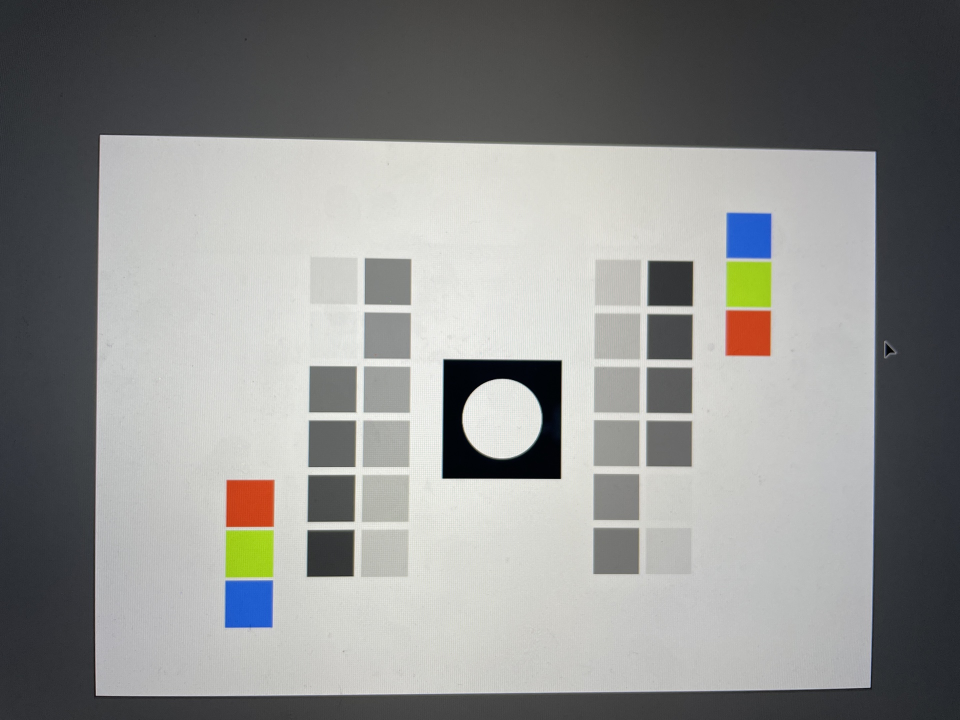
#> input picture filters/test.jpg, 1920 x 1440 px, found by its file name (shown at 1/2 size)
$ python fast_feature_detector.py   (older library calls are emulated)
#> lines starting #> are read from the running program, lines starting #| are printed output that depends on the picture; after the words box and inside, x2 and y2 are one past the last pixel; in counts of white or black regions, pixels touching at a corner belong together
### utils.py
import numpy as np
import cv2
import cv2 as cv
import matplotlib.pyplot as plt
import math
from pathlib import Path
from sklearn.cross_decomposition import PLSRegression

from config import WIDTH, HEIGHT

font = cv2.FONT_HERSHEY_SIMPLEX


def convert_to_grayscale(image):
    return cv2.cvtColor(image, cv2.COLOR_BGR2GRAY)


def apply_threshold(image, low=127, high=255, mode=cv2.THRESH_BINARY_INV):
    return cv2.threshold(image, low, high, mode)


# [11 lines left out: function resize, not called in this run]


def pad(image, size=32, background=[255, 255, 255]):
    return cv2.copyMakeBorder(
        image.copy(), size, size, size, size, cv2.BORDER_CONSTANT, value=WHITE)


# [84 lines left out: functions median_blur, apply_opening, apply_closing, run_split_visualizer, run_visualizer, calibrate_threshold, not called in this run]


def plot(images, nrows=1, ncols=2, figsize=(16, 6), titles=None):
    fig, ax = plt.subplots(nrows=nrows, ncols=ncols, figsize=figsize)
    axes = [ax] if nrows * ncols == 1 else ax.ravel()
    fig.patch.set_visible(False)
    for i in range(nrows * ncols):
        axes[i].axis('off')
    for i in range(len(images)):
        axes[i].imshow(cv2.cvtColor(images[i], cv2.COLOR_BGR2RGB))
    if titles is not None:
        for i in range(len(titles)):
            axes[i].title.set_text(titles[i])
    fig.tight_layout(pad=0.)
    plt.show()


# [133 lines left out: functions run_orb, run_sift, drawKeyPts, not called in this run]


def sort_contours(contours, base=50):
    return NotImplementedError


# [238 lines left out: functions extract_fast_features, remove_noise_before_keypoint_detecton, angle_cos, extract_all_points, get_color_calibration_model, extract_filter and 1 more, not called in this run]

### deprecated/fast_feature_detector.py
import numpy as np
import cv2
import cv2 as cv
from config import reference, target
from utils import plot
import matplotlib.pyplot as plt

img1 = cv.imread("filters/test.jpg")
#> img1 is the input picture: shape (1440, 1920, 3); mean B, G, R 140.6, 142.1, 141.3
img2 = cv.imread(reference)
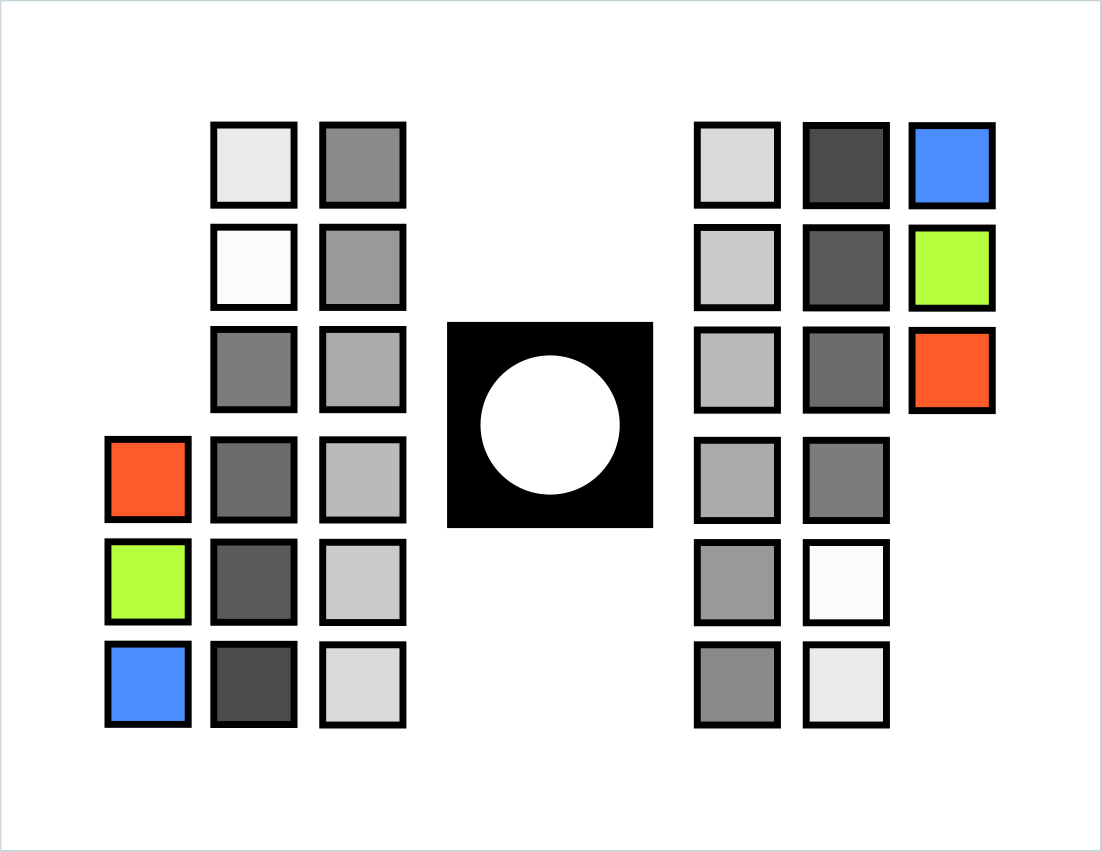
#> input picture app/data/RC_RGB_v1.2.4.jpg, 3304 x 2554 px, found by its file name (shown at 1/3 size)
#> img2 is the input picture: shape (2554, 3304, 3); mean B, G, R 211.9, 213.3, 213.5
# img2 = cv.imread(target)

WHITE = [255,255,255]
img1 = cv2.copyMakeBorder(img1.copy(),32,32,32,32,cv2.BORDER_CONSTANT,value=WHITE)
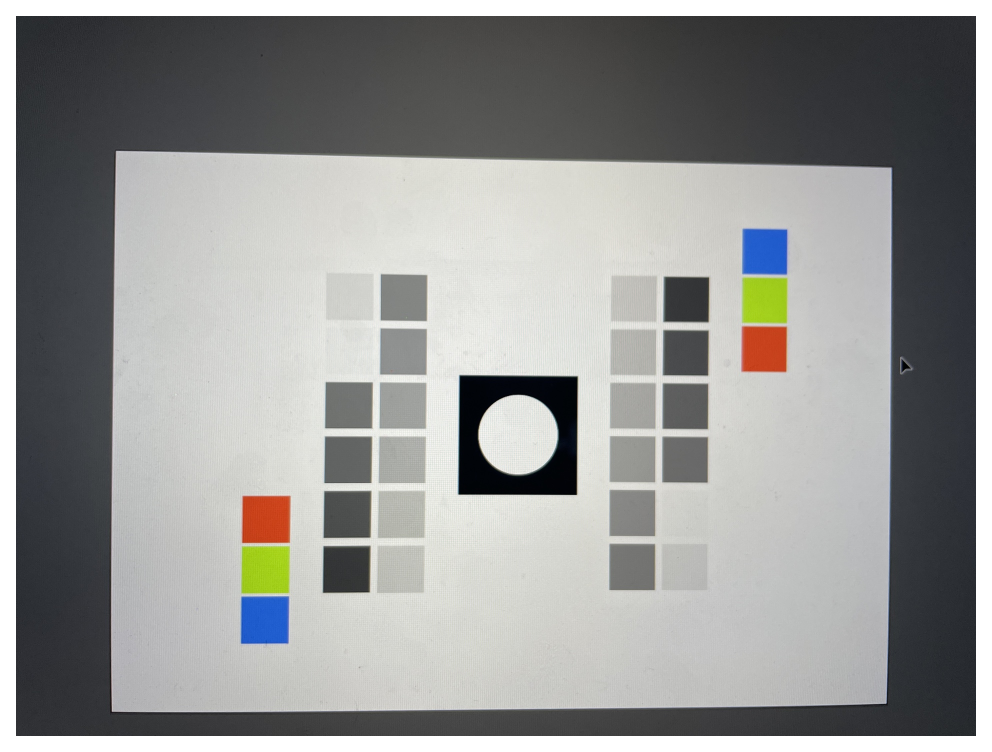
#> img1: shape (1504, 1984, 3) (shown at 1/2 size); mean B, G, R 149, 150.4, 149.7

# Too much noise - apply median blur
# Median blur helps eliminate salt and pepper noise - and also preserves edges
# img1 = cv.medianBlur(img1, 7)
# img2 = cv.medianBlur(img2, 7)

# Make image black and white - apply a low threshold
grayImage = cv2.cvtColor(img1, cv2.COLOR_BGR2GRAY)
# (thresh, blackAndWhiteImage) = cv2.threshold(grayImage, 127, 255, cv2.THRESH_BINARY)
(thresh, blackAndWhiteImage) = cv2.threshold(grayImage, 192, 255, cv2.THRESH_BINARY_INV)
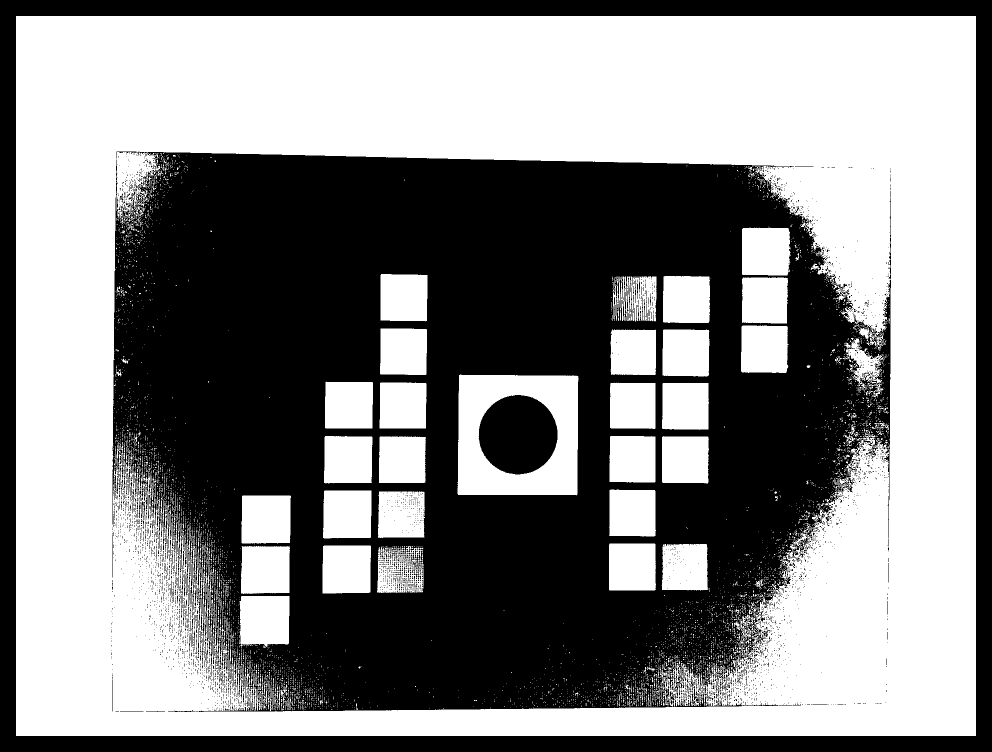
#> blackAndWhiteImage: shape (1504, 1984) (shown at 1/2 size); 53.2% white; 3525 black regions (3367 under 20 px), largest, box (x1, y1, x2, y2) and area: (224, 303, 1782, 1424) 1138696, (0, 0, 1984, 1504) 219136, (957, 790, 1115, 949) 19603

kernel = cv2.getStructuringElement(cv2.MORPH_RECT,(20,20))
blackAndWhiteImage = cv2.morphologyEx(blackAndWhiteImage, cv2.MORPH_OPEN, kernel, iterations=4)
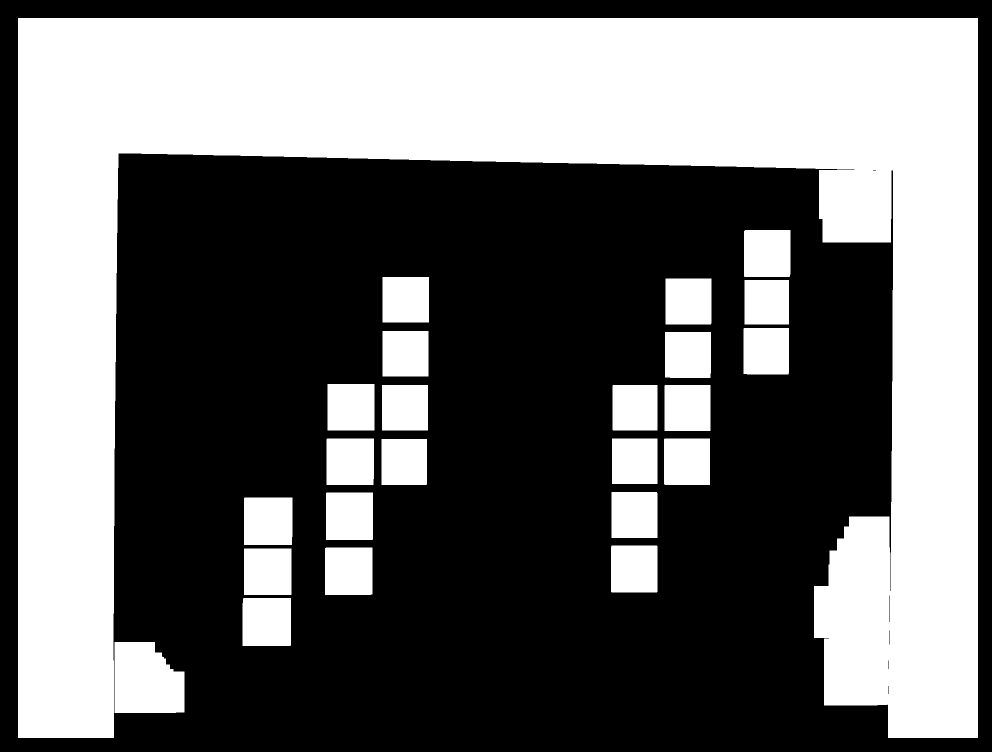
#> blackAndWhiteImage: shape (1504, 1984) (shown at 1/2 size); 41.9% white; 24 white regions

contours, hierarchy  = cv2.findContours(blackAndWhiteImage, cv2.RETR_EXTERNAL, cv2.CHAIN_APPROX_SIMPLE)
#> contours = 24 contours; largest, box (x1, y1, x2, y2) and area: (36, 36, 1956, 1476) 1039960, (229, 1284, 369, 1426) 17005, (485, 1196, 582, 1292) 9110, (488, 995, 585, 1090) 9008, (650, 1095, 745, 1190) 8832
print(contours, hierarchy)
#> (printed output is left out)
# blackAndWhiteImage = cv2.drawContours(blackAndWhiteImage, [max(contours, key = cv2.contourArea)], -1, (0,255,75), -1)

blackAndWhiteImage = cv2.cvtColor(blackAndWhiteImage, cv2.COLOR_BGR2RGB)
#> blackAndWhiteImage: shape (1504, 1984, 3); 41.9% white; 24 white regions, largest, box (x1, y1, x2, y2) and area: (36, 36, 1956, 1476) 1044869, (229, 1284, 369, 1426) 17282, (485, 1196, 582, 1292) 9300

plt.imshow(blackAndWhiteImage)
plt.show(block=True)


fast = cv.FastFeatureDetector_create()
fast.setNonmaxSuppression(False)
fast.setThreshold(32)

import matplotlib.pyplot as plt

def drawKeyPts(im,keyp,col,th):
    for curKey in keyp:
        x=np.int(curKey.pt[0])
        y=np.int(curKey.pt[1])
        size = np.int(curKey.size)
        cv.circle(im,(x,y),size, col,thickness=th, lineType=8, shift=0)
    plt.imshow(im)
    return im


kp = fast.detect(blackAndWhiteImage,None)
#> kp = 778 keypoints; strongest (x, y, size): (36, 36, 7), (37, 36, 7), (38, 36, 7), (1953, 36, 7)
# img1_with_keypoints = cv.drawKeypoints(blackAndWhiteImage, kp, np.array([]), color=(255,0,255))
imWithCircles = drawKeyPts(img1.copy(),kp,(0,0,255),15)
#> the loop in drawKeyPts, `for curKey in keyp:` made 778 passes
#> (curKey, x, y) on passes 1 to 3: (keypoint at (36, 36), size 7, 36, 36), (keypoint at (37, 36), size 7, 37, 36), (keypoint at (38, 36), size 7, 38, 36)
#> after the loop in drawKeyPts, `for curKey in keyp:`:
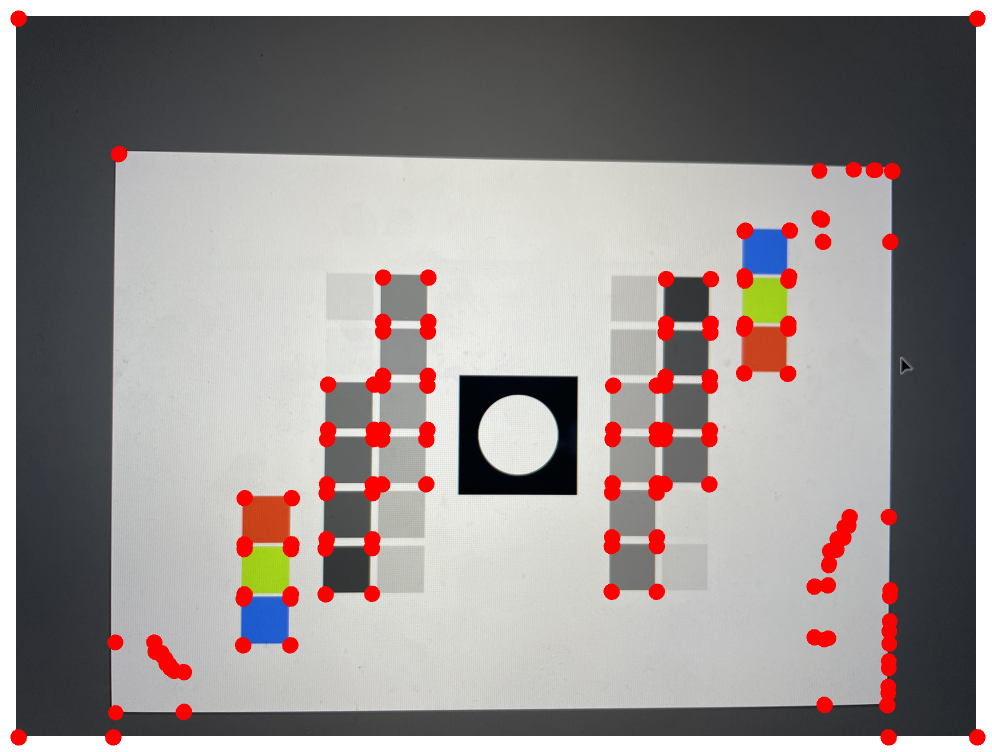
#> im: shape (1504, 1984, 3) (shown at 1/2 size); mean of channels 0, 1, 2 143.6, 144.9, 152.2; drawn as B, G, R

# kp = fast.detect(img2,None)
# img2_with_keypoints = cv.drawKeypoints(img2, kp, np.array([]), color=(255,0,255))
# im2WithCircles = drawKeyPts(img2.copy(),kp,(0,0,255),10)

# # Print all default params
print("Threshold: ", fast.getThreshold())
print("nonmaxSuppression: ", fast.getNonmaxSuppression())
print("neighborhood: ", fast.getType())
print("Total Keypoints with nonmaxSuppression: ", len(kp))
plot([blackAndWhiteImage, imWithCircles])
#> the loop in plot, `for i in range(len(images)):` made 2 passes
#> in plot, `plt.show()`:
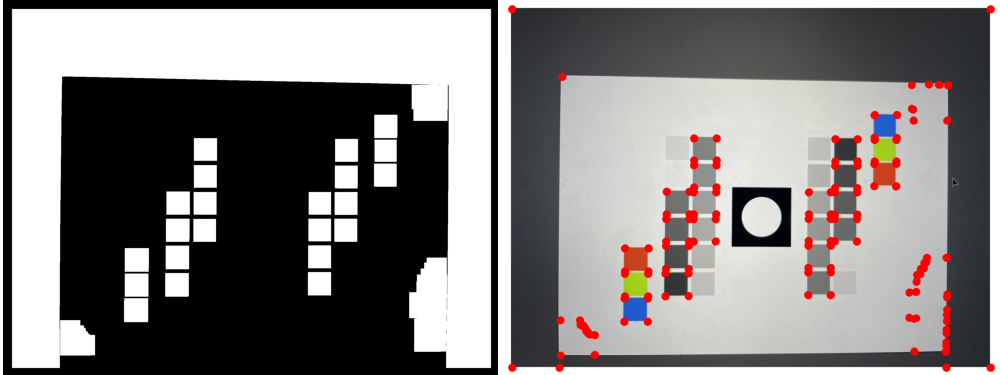
#> figure drawn by matplotlib, 2 panels

# run_visualizer(img1_with_keypoints, img2_with_keypoints, 'Fast Feature detector')
